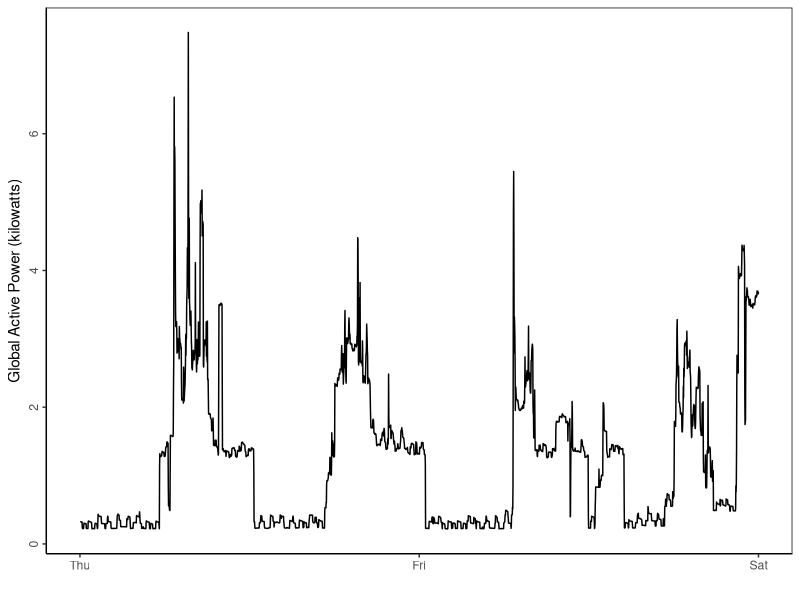
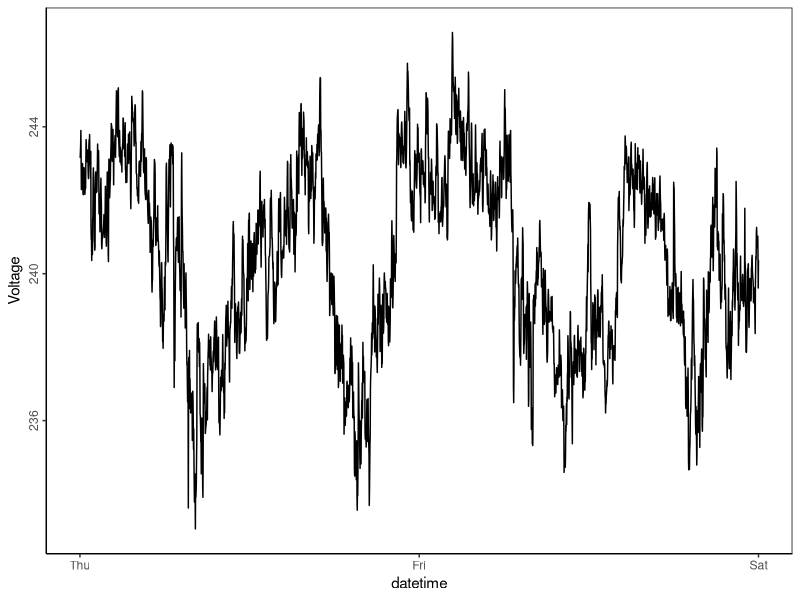
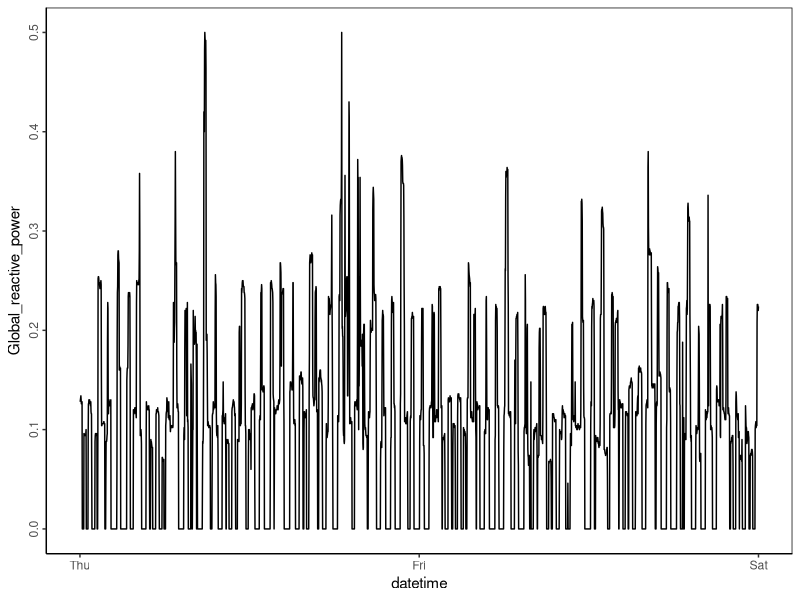

Write the R code that produced these figures, in order. (Note: this script raises an error after producing the figures.)
library('data.table')
library('ggplot2')

hpc = read.csv('hpc.csv')
p2 = ggplot(hpc, aes(x=X, y=Global_active_power), margins = F) + 
  geom_line(colour="black") + labs(y = "Global Active Power (kilowatts)", x = '')
p2 = p2 + theme_classic() +  
  theme(panel.border = element_rect(colour = "black", fill=NA),axis.text.y = element_text(angle = 90,hjust=.5)) +
  scale_x_continuous(breaks=0:2, labels=c("Thu", "Fri", "Sat")) 

p4 = ggplot(hpc, aes(x=X, y=Voltage), margins = F) + 
  geom_line(colour="black") + labs( x = 'datetime')
p4 = p4 + theme_classic() + 
  scale_x_continuous(breaks=0:2, labels=c("Thu", "Fri", "Sat")) + 
  theme(panel.border = element_rect(colour = "black", fill=NA),axis.text.y = element_text(angle = 90,hjust=.5))

p5 = ggplot(hpc, aes(x=X, y=Global_reactive_power), margins = F) + 
  geom_line(colour="black") + labs( x = 'datetime')
p5 = p5 + theme_classic() + 
  scale_x_continuous(breaks=0:2, labels=c("Thu", "Fri", "Sat")) + 
  theme(panel.border = element_rect(colour = "black", fill=NA),axis.text.y = element_text(angle = 90,hjust=.5))

library('gridExtra')
p3 = p + theme(legend.position=c(.827, .805)) 
grid.arrange(p2, p4, p3, p5, ncol=2)
p3 = p + theme(legend.position=c(.775, .825),legend.text=element_text(size=8)) 
png("plot4.png")
grid.arrange(p2, p4, p3, p5, ncol=2)
dev.off()